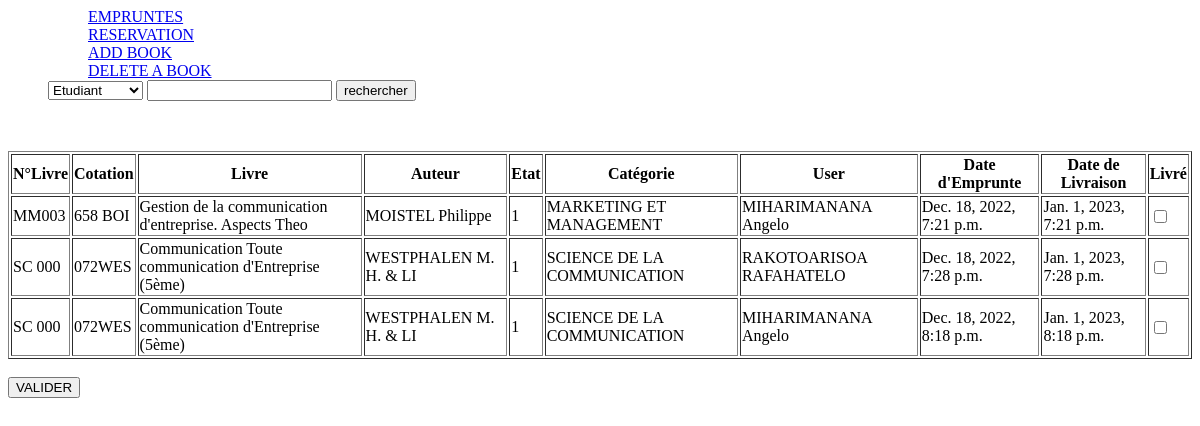
Before: /biblio/admin/ (signed in) with the older database file.
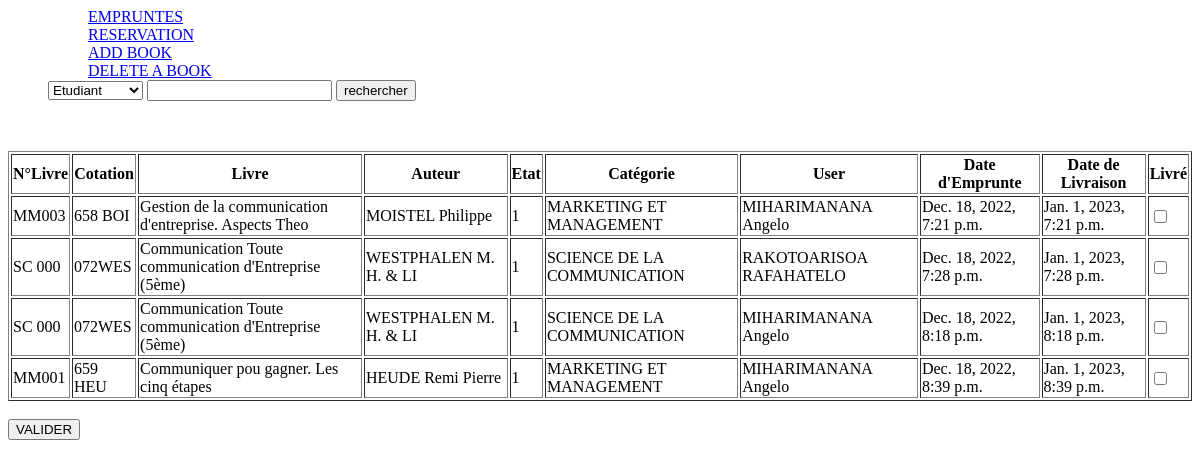
After: the same page with the newer database file.
### bibliotheque/models.py (models this page shows)
class Books(models.Model):
    numero = models.CharField(max_length=6)
    auteur = models.CharField(max_length=30)
    titre = models.CharField(max_length=100)
    edition = models.CharField(max_length=10, blank=True)
    annee = models.IntegerField(blank=True)
    lieu = models.CharField(max_length=15, blank=True)
    cotation = models.CharField(max_length=10)
    etat = models.IntegerField()
    observation = models.CharField(max_length=20, blank=True)
    categorie = models.CharField(max_length=50)

### gestionLivres/models.py (models this page shows)
class Empruntes(models.Model):
    idBook = models.IntegerField()
    cotation = models.CharField(max_length=10)
    titre = models.CharField(max_length=100)
    categorie = models.CharField(max_length=50)
    idUser = models.IntegerField()
    dateSortie = models.DateTimeField()
    dateEntre = models.DateTimeField()
    commentaire = models.TextField(blank=True)

### gestionLivres/views.py (the view, shortened to what this page needs)
# urls.py: path('admin/', admin.site.urls),
def admin(request):
    if 'logged_user_id' in request.session:
        logged_user_id = request.session['logged_user_id']
        logged_user = Users.objects.get(id=logged_user_id)
        books =models.Empruntes.objects.all()
        list_book = []
        for book in books:
            user = Users.objects.get(id=book.idUser)
            user = str(user.name) + ' ' + str(user.user_name)
            dbbook = Books.objects.get(id=book.idBook)
            auteur_book = dbbook.auteur
            number_book = dbbook.numero
            etat = dbbook.etat
            categorie = dbbook.categorie
            book = {
                'idBook': dbbook.id,
                'number_book': number_book,
                'cotation' : book.cotation,
                'title' : book.titre,
                'auteur' : auteur_book,
                'etat' : etat,
                'categorie': categorie,
                'user' : user,
                'dateSortie' : book.dateSortie,
                'dateEntre': book.dateEntre
            }
            list_book.append(book)
    return render(request, 'borrow.html', context={'list_book':list_book})

### templates/borrow.html
{% extends "back_office.html" %}
{% block clo1 %} N°Livre {% endblock %}
{% block clo2 %} Cotation {% endblock %}
{% block clo3 %} Livre {% endblock %}
{% block clo4 %} Auteur {% endblock %}
{% block clo5 %} Etat {% endblock %}
{% block clo6 %} Catégorie {% endblock %}
{% block clo7 %} User {% endblock %}
{% block clo8 %} Date d'Emprunte {% endblock %}
{% block clo9 %} Date de Livraison {% endblock %}
{% block clo10 %} Livré {% endblock %}
{% block valcol1 %} {{ index.number_book }} {% endblock %}
{% block valcol2 %} {{ index.cotation}} {% endblock %}
{% block valcol3 %} {{ index.title}} {% endblock %}
{% block valcol4 %} {{ index.auteur}} {% endblock %}
{% block valcol5 %} {{ index.etat}} {% endblock %}
{% block valcol6 %} {{ index.categorie}} {% endblock %}
{% block valcol7 %} {{ index.user}} {% endblock %}
{% block valcol8 %} {{ index.dateSortie}} {% endblock %}
{% block valcol9 %} {{ index.dateEntre}} {% endblock %}
{% block valcol10 %} <input type="checkbox" name="cocher" value={{ index.idBook }}> {% endblock %}

Changed rows visible on the page:
now on this page (row unchanged): Books: number_book "MM001", auteur "HEUDE Remi Pierre", categorie "MARKETING ET MANAGEMENT"
added Empruntes: cotation "659 HEU", title "Communiquer pou gagner. Les cinq étapes", dateSortie "Dec. 18, 2022, 8:39 p.m.", dateEntre "Jan. 1, 2023, 8:39 p.m."
Other visible differences:
new list line: "1 MIHARIMANANA Angelo ☐"
